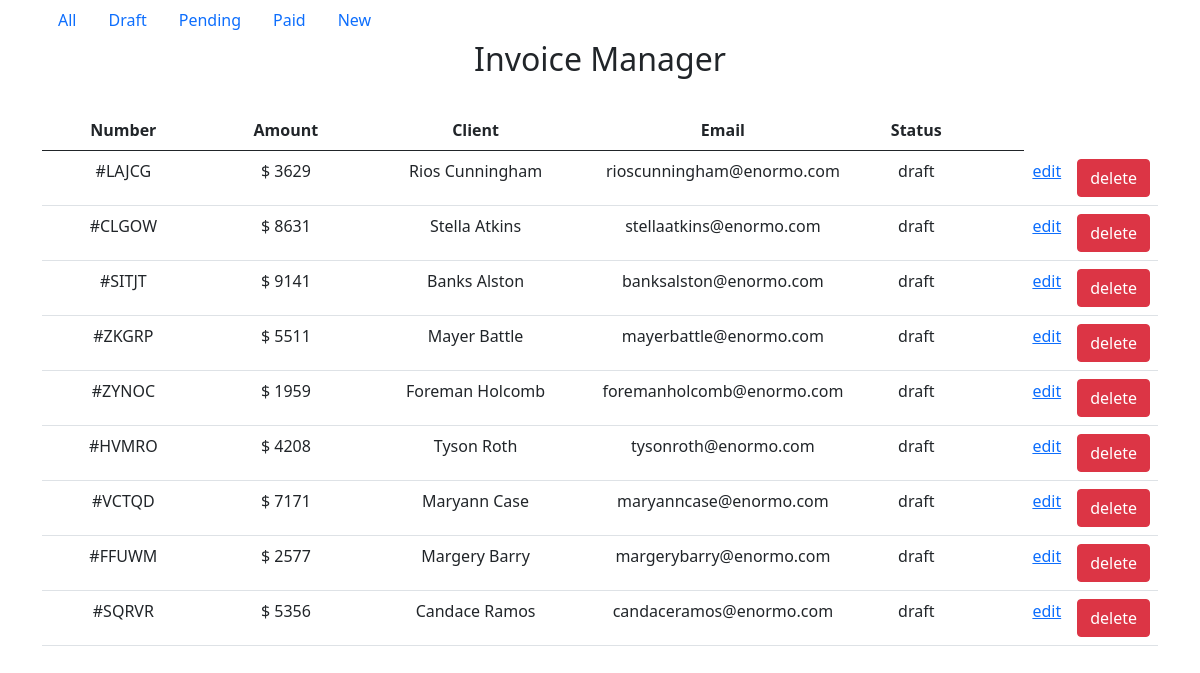
/index.php?status=1, run on the app's committed database.
### tables this page shows
CREATE TABLE invoices (
  id BIGINT PRIMARY KEY AUTO_INCREMENT, 
  number VARCHAR(5) NOT NULL, 
  client VARCHAR(150) NOT NULL, 
  email VARCHAR(255) NOT NULL, 
  amount MEDIUMINT NOT NULL, 
  status_id BIGINT UNSIGNED NOT NULL
);

CREATE TABLE statuses (
  id BIGINT PRIMARY KEY AUTO_INCREMENT,
  status VARCHAR(25) NOT NULL
);

### functions.php (called while the page is built, shortened)
<?php
function getInvoicesByStatus ($status_id) {
    global $db;
    $sql = "SELECT * FROM invoices
    JOIN statuses ON invoices.status_id = statuses.id where status_id = :id";
    $result = $db->prepare($sql);
    $result->execute([':id' => $status_id]);
    $invoices = $result->fetchAll();
    return $invoices;
}
?>

### index.php (the view, shortened to what this page needs)
<?php
require "data.php";
require "functions.php";
if (isset($_GET['status'])) {
    $listOfInvoices = getInvoicesByStatus($_GET['status']);
} else {
    $listOfInvoices = getInvoices();
}
?>
<!DOCTYPE html>
<html lang="en">
<head>
    <link href="https://cdn.jsdelivr.net/npm/bootstrap@5.0.0-beta1/dist/css/bootstrap.min.css" rel="stylesheet">
</head>
<body>
    <?php
    $columnWidths = array(
        'Number' => '15%',
        'Amount' => '15%',
        'Client' => '20%',
        'Email' => '25%',
        'Status' => '10%',
        '' => '5%',
        '' => '5%',
        '' => '5%'
    );
    ?>
    <?php require "nav.php" ?>
    <div class="container text-center">
        <h2>Invoice Manager</h2>
        <br>
        <table class="table">
            <thead>
                <tr>
                    <?php
                    foreach ($columnWidths as $columnName => $columnWidth): ?>
                        <th style="width: <?php echo $columnWidth; ?>"><?php echo $columnName; ?></th>
                    <?php endforeach; ?>
                </tr>
            </thead>
            <tbody>
                <?php
                foreach ($listOfInvoices as $invoice) : ?>
                    <tr>
                        <td><?php echo '#' . $invoice['number']; ?></td>
                        <td><?php echo '$ ' . $invoice['amount']; ?></td>
                        <td><?php echo $invoice['client']; ?></td>
                        <td><?php echo $invoice['email']; ?></td>
                        <td><?php echo $invoice['status']; ?></td>
                        <?php if (file_exists("invoices/" . $invoice['number'] . ".pdf")) : ?>
                            <?php $pdfUrl = "invoices/" . $invoice['number'] . ".pdf"; ?>
                            <td><a href="<?php echo $pdfUrl; ?>" target="_blank">view</a></td>
                        <?php else : ?>
                            <td></td>
                        <?php endif; ?>
                        <td><a href="update.php?number=<?php echo $invoice['number']; ?>">edit</a></td>
                        <td>
                            <form class="form" method="post">
                                <button type="submit" class="btn btn-danger custom-width">delete</button>
                            </form>
                        </td>
                    </tr>
                <?php endforeach; ?>
            </tbody>
        </table>
</body>
</html>

### index.php (style rules this page uses)
table { width: 100%; }

### data on the page
invoices: number "LAJCG", amount "3629", client "Rios Cunningham", email "rioscunningham@enormo.com", status.status "draft"
invoices: number "CLGOW", amount "8631", client "Stella Atkins", email "stellaatkins@enormo.com", status.status "draft"
invoices: number "SITJT", amount "9141", client "Banks Alston", email "banksalston@enormo.com", status.status "draft"
invoices: number "ZKGRP", amount "5511", client "Mayer Battle", email "mayerbattle@enormo.com", status.status "draft"
invoices: number "ZYNOC", amount "1959", client "Foreman Holcomb", email "foremanholcomb@enormo.com", status.status "draft"
invoices: number "HVMRO", amount "4208", client "Tyson Roth", email "tysonroth@enormo.com", status.status "draft"
invoices: number "VCTQD", amount "7171", client "Maryann Case", email "maryanncase@enormo.com", status.status "draft"
invoices: number "FFUWM", amount "2577", client "Margery Barry", email "margerybarry@enormo.com", status.status "draft"
invoices: number "SQRVR", amount "5356", client "Candace Ramos", email "candaceramos@enormo.com", status.status "draft"

### other printed values
$columnName "Number"
$columnName "Amount"
$columnName "Client"
$columnName "Email"
$columnName "Status"
